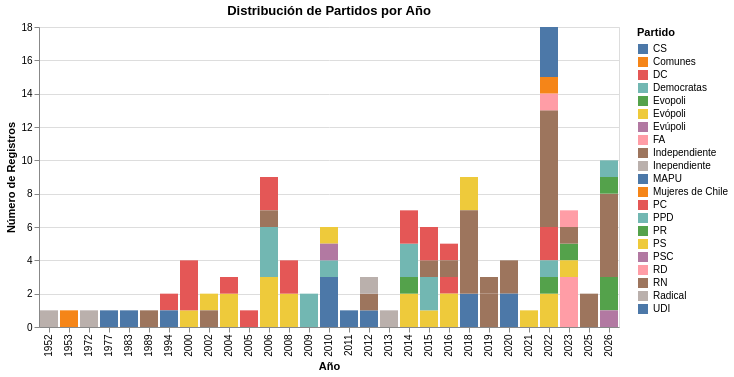

Notebook code cell kept with this figure:
### Code cell
chart = alt.Chart(df).mark_bar().encode(
    x=alt.X("Año:N", title="Año"),
    y=alt.Y("count():Q", title="Número de Registros"),
    color=alt.Color("Partido:N", title="Partido")
).properties(
    title="Distribución de Partidos por Año"
)
chart

### Figure 1 — Vega-Lite specification as saved in the notebook (floating-point values rounded to 4 significant figures)
{"config": {"view": {"continuousWidth": 300, "continuousHeight": 300}}, "data": {"name": "data-9c2cdefcae99881b4cf0d8d368c4b11d"}, "mark": {"type": "bar"}, "encoding": {"color": {"field": "Partido", "title": "Partido", "type": "nominal"}, "x": {"field": "Año", "title": "Año", "type": "nominal"}, "y": {"aggregate": "count", "title": "Número de Registros", "type": "quantitative"}}, "title": "Distribución de Partidos por Año", "$schema": "https://vega.github.io/schema/vega-lite/v5.20.1.json", "datasets": {"data-9c2cdefcae99881b4cf0d8d368c4b11d": [{"Gobierno": "Cabriel Gonzalez Videla", "Año": 1952, "Nombre": "Adriana Olguín de Baltra", "Sexo": "F", "MInisterio": "Justicia ", "Partido": "Radical", "Signo Político": "Centro-Izquierda", "Profesión": "Abogada", "Edad al asumir": 41, "Estado civil ": "Casada", "Maternidad": "Si"}, {"Gobierno": "Carlos Ibañez del Campo", "Año": 1953, "Nombre": "María Teresa del Canto", "Sexo": "F", "MInisterio": "Educación", "Partido": "Mujeres de Chile", "Signo Político": null, "Profesión": "Profesora", "Edad al asumir": 55, "Estado civil ": "Soltera", "Maternidad": "No"}, {"Gobierno": "Salvador Allende", "Año": 1972, "Nombre": "Mireya Baltra", "Sexo": "F", "MInisterio": "Trabajo", "Partido": "Radical", "Signo Político": "Centro-Izquierda", "Profesión": "Periodista", "Edad al asumir": 40, "Estado civil ": "Soltera", "Maternidad": "No"}, {"Gobierno": "Augusto Pinochet", "Año": 1977, "Nombre": "Mónica Madariaga", "Sexo": "F", "MInisterio": "Justicia ", "Partido": "UDI", "Signo Político": "Derecha", "Profesión": "Abogada", "Edad al asumir": 35, "Estado civil ": "Soltera", "Maternidad": "No"}, {"Gobierno": "Augusto Pinochet", "Año": 1983, "Nombre": "Mónica Madariaga", "Sexo": "F", "MInisterio": "Educación", "Partido": "UDI", "Signo Político": "Derecha", "Profesión": "Abogada", "Edad al asumir": 41, "Estado civil ": "Soltera", "Maternidad": "No"}, {"Gobierno": "Augusto Pinochet", "Año": 1989, "Nombre": "Maria Teresa Infante Barros", "Sexo": "F", "MInisterio": "Trabajo", "Partido": "Independiente", "Signo Político": null, "Profesión": "Economista", "Edad al asumir": 38, "Estado civil ": "Casada", "Maternidad": "Si"}, {"Gobierno": "Eduardo Frei Ruiz-Tagle", "Año": 1994, "Nombre": "Soledad Alvear", "Sexo": "F", "MInisterio": "Justicia ", "Partido": "DC", "Signo Político": "Centro-Izquierda", "Profesión": "Abogada", "Edad al asumir": 44, "Estado civil ": "Casada", "Maternidad": "No"}, {"Gobierno": "Eduardo Frei Ruiz-Tagle", "Año": 1994, "Nombre": "Adriana Delpiano", "Sexo": "F", "MInisterio": "Bienes Nacionales", "Partido": "MAPU", "Signo Político": null, "Profesión": "Trabajadora Social", "Edad al asumir": 47, "Estado civil ": "Casada", "Maternidad": "Si"}, {"Gobierno": "Ricardo Lagos", "Año": 2000, "Nombre": "Michelle Bachelet", "Sexo": "F", "MInisterio": "Salud", "Partido": "PS", "Signo Político": "Izquierda", "Profesión": "Médica", "Edad al asumir": 49, "Estado civil ": "Casada", "Maternidad": "Si"}, {"Gobierno": "Ricardo Lagos", "Año": 2000, "Nombre": "Marian Aylwin", "Sexo": "F", "MInisterio": "Educación ", "Partido": "DC", "Signo Político": "Centro-Izquierda", "Profesión": "Abogada", "Edad al asumir": 55, "Estado civil ": "Casada", "Maternidad": "No"}, {"Gobierno": "Ricardo Lagos", "Año": 2000, "Nombre": "Alejandra Krauss", "Sexo": "F", "MInisterio": "Desarrollo Social y Familia", "Partido": "DC", "Signo Político": "Centro-Izquierda", "Profesión": "Abogada", "Edad al asumir": 44, "Estado civil ": "Casada", "Maternidad": "Si"}, {"Gobierno": "Ricardo Lagos", "Año": 2000, "Nombre": "Soledad Alvear", "Sexo": "F", "MInisterio": "Asuntos Exteriores", "Partido": "DC", "Signo Político": "Centro-Izquierda", "Profesión": "Pedagogia en Historia", "Edad al asumir": 51, "Estado civil ": "Casada", "Maternidad": "No"}, {"Gobierno": "Ricardo Lagos", "Año": 2002, "Nombre": "Michelle Bachelet", "Sexo": "F", "MInisterio": "Defensa Nacional", "Partido": "PS", "Signo Político": "Izquierda", "Profesión": "Médica", "Edad al asumir": 51, "Estado civil ": "Casada", "Maternidad": "Si"}, {"Gobierno": "Ricardo Lagos", "Año": 2002, "Nombre": "Cecilia Pérez", "Sexo": "F", "MInisterio": "Desarrollo Social y Familia", "Partido": "RN", "Signo Político": "Derecha", "Profesión": "Trabajadora Social", "Edad al asumir": 36, "Estado civil ": "X", "Maternidad": "X"}, {"Gobierno": "Ricardo Lagos", "Año": 2004, "Nombre": "Sonia Tschrone", "Sexo": "F", "MInisterio": "Vivienda y Urbanismo", "Partido": "PS", "Signo Político": "Izquierda", "Profesión": "Arquitecta", "Edad al asumir": 50, "Estado civil ": "X", "Maternidad": "X"}, {"Gobierno": "Ricardo Lagos", "Año": 2004, "Nombre": "Sonia Tschrone", "Sexo": "F", "MInisterio": "Bienes Nacionales", "Partido": "PS", "Signo Político": "Izquierda", "Profesión": "Arquitecta", "Edad al asumir": 50, "Estado civil ": "X", "Maternidad": "X"}, {"Gobierno": "Ricardo Lagos", "Año": 2004, "Nombre": "Yasna Provoste", "Sexo": "F", "MInisterio": "Desarrollo Social", "Partido": "DC", "Signo Político": "Centro-Izquierda", "Profesión": "Profesora", "Edad al asumir": 35, "Estado civil ": "X", "Maternidad": "X"}, {"Gobierno": "Ricardo Lagos", "Año": 2005, "Nombre": "Marigen Hornkohl", "Sexo": "F", "MInisterio": "Educación ", "Partido": "DC", "Signo Político": "Centro-Izquierda", "Profesión": "Asistente Social", "Edad al asumir": 52, "Estado civil ": "x", "Maternidad": "x"}, {"Gobierno": "Michelle Bachelet", "Año": 2006, "Nombre": "Vivianne Blanlot", "Sexo": "F", "MInisterio": "Defensa", "Partido": "PPD", "Signo Político": "Izquierda", "Profesión": "Economista", "Edad al asumir": 50, "Estado civil ": "X", "Maternidad": "Si"}, {"Gobierno": "Michelle Bachelet", "Año": 2006, "Nombre": "Patricia Poblete", "Sexo": "F", "MInisterio": "Vivienda y Urbanismo", "Partido": "DC", "Signo Político": "Centro-Izquierda", "Profesión": "Economista", "Edad al asumir": 60, "Estado civil ": "Si", "Maternidad": "Si"}, {"Gobierno": "Michelle Bachelet", "Año": 2006, "Nombre": "Clarisa Hardy", "Sexo": "F", "MInisterio": "Desarrollo Social y Familia", "Partido": "PS", "Signo Político": "Izquierda", "Profesión": "Psicóloga", "Edad al asumir": 61, "Estado civil ": "X", "Maternidad": "Si"}, {"Gobierno": "Michelle Bachelet", "Año": 2006, "Nombre": "Karen Poniachik", "Sexo": "F", "MInisterio": "Minería", "Partido": "Independiente", "Signo Político": null, "Profesión": "Periodista", "Edad al asumir": 41, "Estado civil ": "x", "Maternidad": "x"}, {"Gobierno": "Michelle Bachelet", "Año": 2006, "Nombre": "María Soledad Barría", "Sexo": "F", "MInisterio": "Salud", "Partido": "PS", "Signo Político": "Izquierda", "Profesión": "Física", "Edad al asumir": 53, "Estado civil ": "Si", "Maternidad": "Si"}, {"Gobierno": "Michelle Bachelet", "Año": 2006, "Nombre": "Paulina Veloso", "Sexo": "F", "MInisterio": "Secretaria General de la Presidencia", "Partido": "PS", "Signo Político": "Izquierda", "Profesión": "Abogada", "Edad al asumir": 49, "Estado civil ": "x", "Maternidad": "Si"}, {"Gobierno": "Michelle Bachelet", "Año": 2006, "Nombre": "Romy Schmidt", "Sexo": "F", "MInisterio": "Bienes nacionales", "Partido": "PPD", "Signo Político": "Izquierda", "Profesión": "Abogada", "Edad al asumir": 41, "Estado civil ": "X", "Maternidad": "X"}, {"Gobierno": "Michelle Bachelet", "Año": 2006, "Nombre": "Ingrid Antonijevic", "Sexo": "F", "MInisterio": "Economía", "Partido": "PPD", "Signo Político": "Izquierda", "Profesión": "Economista", "Edad al asumir": 54, "Estado civil ": "Soltera", "Maternidad": "Si"}, {"Gobierno": "Michelle Bachelet", "Año": 2006, "Nombre": "Yasna Provoste", "Sexo": "F", "MInisterio": "Educación ", "Partido": "DC", "Signo Político": "Centro-Izquierda", "Profesión": "Profesora", "Edad al asumir": 37, "Estado civil ": "Casada", "Maternidad": "Si"}, {"Gobierno": "Michelle Bachelet", "Año": 2008, "Nombre": "Paula Quintana", "Sexo": "F", "MInisterio": "Desarrollo Social y Familia", "Partido": "PS", "Signo Político": "Izquierda", "Profesión": "Socióga", "Edad al asumir": 52, "Estado civil ": "X", "Maternidad": "X"}, {"Gobierno": "Michelle Bachelet", "Año": 2008, "Nombre": "Marigen Hornkohl", "Sexo": "F", "MInisterio": "Agricultura", "Partido": "DC", "Signo Político": "Centro-Izquierda", "Profesión": "Asistente Social", "Edad al asumir": 55, "Estado civil ": "x", "Maternidad": "x"}, {"Gobierno": "Michelle Bachelet", "Año": 2008, "Nombre": "Mónica Jiménez", "Sexo": "F", "MInisterio": "Educación ", "Partido": "DC", "Signo Político": "Centro-Izquierda", "Profesión": "Asistente Social", "Edad al asumir": 68, "Estado civil ": "Casada", "Maternidad": "Si"}, {"Gobierno": "Michelle Bachelet", "Año": 2008, "Nombre": "Claudia Serrano", "Sexo": "F", "MInisterio": "Trabajo y Bienestar Social", "Partido": "PS", "Signo Político": "Izquierda", "Profesión": "Socióloga", "Edad al asumir": 51, "Estado civil ": "Casada", "Maternidad": "Si"}, {"Gobierno": "Michelle Bachelet", "Año": 2009, "Nombre": "Carolina Tohá", "Sexo": "F", "MInisterio": "Secretaría General del Gobierno", "Partido": "PPD", "Signo Político": "Izquierda", "Profesión": "Cientísta Politica", "Edad al asumir": 44, "Estado civil ": "Casada", "Maternidad": "Si"}, {"Gobierno": "Michelle Bachelet", "Año": 2009, "Nombre": "Pilar Armanet", "Sexo": "F", "MInisterio": "Secretaría General del Gobierno", "Partido": "PPD", "Signo Político": "Izquierda", "Profesión": "Abogada", "Edad al asumir": 59, "Estado civil ": "Casada", "Maternidad": "Si"}, {"Gobierno": "Michelle Bachelet", "Año": 2010, "Nombre": "Jacqueline Weinstein", "Sexo": "F", "MInisterio": "Bienes nacionales", "Partido": "PPD", "Signo Político": "Izquierda", "Profesión": "Economista", "Edad al asumir": 62, "Estado civil ": "Casada", "Maternidad": "Si"}, {"Gobierno": "Sebastian Piñera", "Año": 2010, "Nombre": "Camila Merino", "Sexo": "F", "MInisterio": "Trabajo y Bienestar Social", "Partido": "Evópoli", "Signo Político": "Derecha", "Profesión": "Ingeniero Comercial", "Edad al asumir": 43, "Estado civil ": "Casada", "Maternidad": "Si"}, {"Gobierno": "Sebastian Piñera", "Año": 2010, "Nombre": "Ena von Baer", "Sexo": "F", "MInisterio": "Secretaría General de gobierno", "Partido": "UDI", "Signo Político": "Derecha", "Profesión": "Periodista", "Edad al asumir": 35, "Estado civil ": "Casada", "Maternidad": "SI"}, {"Gobierno": "Sebastian Piñera", "Año": 2010, "Nombre": "Magdalena Matte", "Sexo": "F", "MInisterio": "Vivienda y Urbanismo", "Partido": "UDI", "Signo Político": "Derecha", "Profesión": "Ingeniera Civil", "Edad al asumir": 60, "Estado civil ": "Casada", "Maternidad": "Si"}, {"Gobierno": "Sebastian Piñera", "Año": 2010, "Nombre": "Catalina Parot", "Sexo": "F", "MInisterio": "Bienes nacionales ", "Partido": "Evúpoli", "Signo Político": "Derecha", "Profesión": "Abogada", "Edad al asumir": 54, "Estado civil ": "Casada ", "Maternidad": "Si"}, {"Gobierno": "Sebastian Piñera", "Año": 2010, "Nombre": "María Ignacia Benítez", "Sexo": "F", "MInisterio": "Medio Ambiente ", "Partido": "UDI", "Signo Político": "Derecha", "Profesión": "Ingeniera Civil", "Edad al asumir": 52, "Estado civil ": "Casada", "Maternidad": "Si"}, {"Gobierno": "Sebastian Piñera", "Año": 2011, "Nombre": "Evelyn Matthei", "Sexo": "F", "MInisterio": "Trabajo", "Partido": "UDI", "Signo Político": "Derecha", "Profesión": "Economista", "Edad al asumir": 58, "Estado civil ": "Casada", "Maternidad": "Si"}, {"Gobierno": "Sebastian Piñera", "Año": 2012, "Nombre": "Loreto Silva", "Sexo": "F", "MInisterio": "Obras Públicas", "Partido": "UDI", "Signo Político": "Derecha", "Profesión": "Abogada", "Edad al asumir": 48, "Estado civil ": "X", "Maternidad": "X"}, {"Gobierno": "Sebastian Piñera", "Año": 2012, "Nombre": "Cecilia Pérez", "Sexo": "F", "MInisterio": "Secretaria General de Gobierno", "Partido": "RN", "Signo Político": "Derecha", "Profesión": "Abogada", "Edad al asumir": 38, "Estado civil ": "Casada", "Maternidad": "Si"}, {"Gobierno": "Sebastian Piñera", "Año": 2012, "Nombre": "Patricia Pérez", "Sexo": "F", "MInisterio": "Justicia y Derechos Humanos", "Partido": "Inependiente", "Signo Político": null, "Profesión": "Abogada", "Edad al asumir": 38, "Estado civil ": "Casada", "Maternidad": "Si"}, {"Gobierno": "Sebastian Piñera", "Año": 2013, "Nombre": "Carolina Schmidt", "Sexo": "F", "MInisterio": "Educación ", "Partido": "Inependiente", "Signo Político": null, "Profesión": "Ingeniera Comercial", "Edad al asumir": 46, "Estado civil ": "x", "Maternidad": "x"}, {"Gobierno": "Michelle Bachelet", "Año": 2014, "Nombre": "Helia Molina", "Sexo": "F", "MInisterio": "Salud", "Partido": "PPD", "Signo Político": "Izquierda ", "Profesión": "Médica", "Edad al asumir": 67, "Estado civil ": "x", "Maternidad": "x"}, {"Gobierno": "Michelle Bachelet", "Año": 2014, "Nombre": "Paulina Saball", "Sexo": "F", "MInisterio": "Vivienda y Urbanismo", "Partido": "PPD", "Signo Político": "Izquierda ", "Profesión": "Trabajadora social", "Edad al asumir": 62, "Estado civil ": "x", "Maternidad": "x"}, {"Gobierno": "Michelle Bachelet", "Año": 2014, "Nombre": "Ximena Rincón", "Sexo": "F", "MInisterio": "Secretaría General de la Presidencia", "Partido": "DC", "Signo Político": "Centro-Izquierda", "Profesión": "Abogada", "Edad al asumir": 46, "Estado civil ": "Soltera", "Maternidad": "Si"}, {"Gobierno": "Michelle Bachelet", "Año": 2014, "Nombre": "Fernanda Villegas", "Sexo": "F", "MInisterio": "Desarrollo Social y Familia", "Partido": "PS", "Signo Político": "Izquierda ", "Profesión": "Teóloga", "Edad al asumir": 51, "Estado civil ": "Casada", "Maternidad": "No"}, {"Gobierno": "Michelle Bachelet", "Año": 2014, "Nombre": "Javiera Blanco", "Sexo": "F", "MInisterio": "Trabajo y Bienestar Social", "Partido": "DC", "Signo Político": "Centro-Izquierda", "Profesión": "Abogada", "Edad al asumir": 42, "Estado civil ": "X", "Maternidad": "X"}, {"Gobierno": "Michelle Bachelet", "Año": 2014, "Nombre": "Aurora Williams", "Sexo": "F", "MInisterio": "Minería", "Partido": "PR", "Signo Político": "Izquierda", "Profesión": "Ingeniera Comercial", "Edad al asumir": 52, "Estado civil ": "X", "Maternidad": "X"}, {"Gobierno": "Michelle Bachelet", "Año": 2014, "Nombre": "Natalia Riffo", "Sexo": "F", "MInisterio": "Deporte", "Partido": "PS", "Signo Político": "Izquierda", "Profesión": "Psicóloga", "Edad al asumir": 43, "Estado civil ": "Casada", "Maternidad": "Si"}, {"Gobierno": "Michelle Bachelet", "Año": 2015, "Nombre": "Carmen Castillo", "Sexo": "F", "MInisterio": "Salud", "Partido": "Independiente", "Signo Político": null, "Profesión": "Médica", "Edad al asumir": 61, "Estado civil ": "X", "Maternidad": "X"}, {"Gobierno": "Michelle Bachelet", "Año": 2015, "Nombre": "Javiera Blanco", "Sexo": "F", "MInisterio": "Ministerio de Justicia y Derechos Humanos", "Partido": "DC", "Signo Político": "Centro-Izquierda", "Profesión": "Abogada", "Edad al asumir": 43, "Estado civil ": "x", "Maternidad": "x"}, {"Gobierno": "Michelle Bachelet", "Año": 2015, "Nombre": "Ximena Rincon", "Sexo": "F", "MInisterio": "Trabajo y Bienestar Social", "Partido": "DC", "Signo Político": "Centro-Izquierda", "Profesión": "Abogada", "Edad al asumir": 47, "Estado civil ": "Soltera", "Maternidad": "Si"}, {"Gobierno": "Michelle Bachelet", "Año": 2015, "Nombre": "Patricia Silva", "Sexo": "F", "MInisterio": "Secretaría General de la Presidencia", "Partido": "PS", "Signo Político": "Izquierda", "Profesión": "Abogada", "Edad al asumir": 51, "Estado civil ": "X", "Maternidad": "X"}, {"Gobierno": "Michelle Bachelet", "Año": 2015, "Nombre": "Adriana Delpiano", "Sexo": "F", "MInisterio": "Educación ", "Partido": "PPD", "Signo Político": "Izquierda", "Profesión": "Asistente Social", "Edad al asumir": 68, "Estado civil ": "Casada", "Maternidad": "Si"}, {"Gobierno": "Michelle Bachelet", "Año": 2016, "Nombre": "Claudia Pascual", "Sexo": "F", "MInisterio": "Mujer y la Igualdad de Género", "Partido": "PC", "Signo Político": "Izquierda", "Profesión": "Antropóloga", "Edad al asumir": 44, "Estado civil ": "x", "Maternidad": "x"}, {"Gobierno": "Michelle Bachelet", "Año": 2016, "Nombre": "Nivia Palma", "Sexo": "F", "MInisterio": "Bienes Nacionales", "Partido": "PS", "Signo Político": "Izquierda", "Profesión": "Economista", "Edad al asumir": 57, "Estado civil ": "Casada", "Maternidad": "x"}, {"Gobierno": "Michelle Bachelet", "Año": 2016, "Nombre": "Alejandra Krauss", "Sexo": "F", "MInisterio": "Trabajo y Bienestar Social", "Partido": "DC", "Signo Político": "Centro-Izquierda", "Profesión": "Abogada", "Edad al asumir": 60, "Estado civil ": "X", "Maternidad": "X"}, {"Gobierno": "Michelle Bachelet", "Año": 2016, "Nombre": "Paula Narváez ", "Sexo": "F", "MInisterio": "Secretaria General de gobierno", "Partido": "PS", "Signo Político": "Izquierda", "Profesión": "Psicóloga", "Edad al asumir": 44, "Estado civil ": "X", "Maternidad": "X"}, {"Gobierno": "Michelle Bachelet", "Año": 2016, "Nombre": "Paola Tapia", "Sexo": "F", "MInisterio": "Transportes y Telecomunicaciones ", "Partido": "Independiente", "Signo Político": null, "Profesión": "Abogada", "Edad al asumir": 41, "Estado civil ": "x", "Maternidad": "x"}, {"Gobierno": "Sebastian Piñera", "Año": 2018, "Nombre": "Isabel Plá", "Sexo": "F", "MInisterio": "Mujer", "Partido": "UDI", "Signo Político": "Derecha", "Profesión": "Relaciones Públicas", "Edad al asumir": 54, "Estado civil ": "Casada", "Maternidad": "x"}, {"Gobierno": "Sebastian Piñera", "Año": 2018, "Nombre": "Gloria Hutt", "Sexo": "F", "MInisterio": "Transportes y Telecomunicaciones ", "Partido": "Evópoli", "Signo Político": "Derecha", "Profesión": "Política", "Edad al asumir": 63, "Estado civil ": "Casada", "Maternidad": "Si"}, {"Gobierno": "Sebastian Piñera", "Año": 2018, "Nombre": "Marcela Cubillos", "Sexo": "F", "MInisterio": "Medio Ambiente ", "Partido": "UDI", "Signo Político": "Derecha", "Profesión": "Abogada", "Edad al asumir": 51, "Estado civil ": "Casada", "Maternidad": "Si"}, {"Gobierno": "Sebastian Piñera", "Año": 2018, "Nombre": "Susana Jiménez", "Sexo": "F", "MInisterio": "Energía", "Partido": "Independiente", "Signo Político": null, "Profesión": "Abogada", "Edad al asumir": 49, "Estado civil ": "x", "Maternidad": "x"}, {"Gobierno": "Sebastian Piñera", "Año": 2018, "Nombre": "Alejandra Pérez", "Sexo": "F", "MInisterio": "Culturas, Artes y Patrimonio", "Partido": "Independiente", "Signo Político": null, "Profesión": "Periodista", "Edad al asumir": 55, "Estado civil ": "Casada", "Maternidad": "Si"}, {"Gobierno": "Sebastian Piñera", "Año": 2018, "Nombre": "Cecilia Pérez", "Sexo": "F", "MInisterio": "Secretaría General de Gobierno", "Partido": "RN", "Signo Político": "Derecha", "Profesión": "Abogada", "Edad al asumir": 44, "Estado civil ": "Casada", "Maternidad": "Si"}, {"Gobierno": "Sebastian Piñera", "Año": 2018, "Nombre": "Carolina Schmidt", "Sexo": "F", "MInisterio": "Medio Ambiente ", "Partido": "Independiente", "Signo Político": null, "Profesión": "Ingeniera Comercial", "Edad al asumir": 51, "Estado civil ": "x", "Maternidad": "x"}, {"Gobierno": "Sebastian Piñera", "Año": 2018, "Nombre": "Consuelo Valdés", "Sexo": "F", "MInisterio": "Culturas, Artes y Patrimonio", "Partido": "Independiente", "Signo Político": null, "Profesión": "Arqueóloga", "Edad al asumir": 70, "Estado civil ": "x", "Maternidad": "x"}, {"Gobierno": "Sebastian Piñera", "Año": 2018, "Nombre": "Pauline Kantor", "Sexo": "F", "MInisterio": "Deporte", "Partido": "Evópoli", "Signo Político": "Centro-Derecha", "Profesión": "Periodista", "Edad al asumir": 54, "Estado civil ": "Casada", "Maternidad": "Si"}, {"Gobierno": "Sebastian Piñera", "Año": 2019, "Nombre": "Karla Rubilar", "Sexo": "F", "MInisterio": "Secretaría General de Gobierno", "Partido": "RN", "Signo Político": "Derecha", "Profesión": "Física", "Edad al asumir": 42, "Estado civil ": "Casada", "Maternidad": "Si"}, {"Gobierno": "Sebastian Piñera", "Año": 2019, "Nombre": "María José Zaldívar", "Sexo": "F", "MInisterio": "Trabajo", "Partido": "Independiente", "Signo Político": null, "Profesión": "Abogada", "Edad al asumir": 44, "Estado civil ": "x", "Maternidad": "x"}, {"Gobierno": "Sebastian Piñera", "Año": 2019, "Nombre": "Cecilia Pérez", "Sexo": "F", "MInisterio": "Deporte", "Partido": "RN", "Signo Político": "Derecha", "Profesión": "Abogada", "Edad al asumir": 45, "Estado civil ": "Casada", "Maternidad": "Si"}, {"Gobierno": "Sebastian Piñera", "Año": 2020, "Nombre": "Carolina Cuevas Merino", "Sexo": "F", "MInisterio": "Mujer y la Igualdad de Género", "Partido": "RN", "Signo Político": "Derecha", "Profesión": "Ingeniera Comercial", "Edad al asumir": 54, "Estado civil ": "X", "Maternidad": "X"}, {"Gobierno": "Sebastian Piñera", "Año": 2020, "Nombre": "Macarena Santelices", "Sexo": "F", "MInisterio": "Mujer y la Igualdad de Género", "Partido": "UDI", "Signo Político": "Derecha", "Profesión": "Periodista", "Edad al asumir": 47, "Estado civil ": "Casada", "Maternidad": "Si"}, {"Gobierno": "Sebastian Piñera", "Año": 2020, "Nombre": "Monica Zalaquett", "Sexo": "F", "MInisterio": "Mujer y la Igualdad de Género", "Partido": "UDI", "Signo Político": "Derecha", "Profesión": "Periodista", "Edad al asumir": 58, "Estado civil ": "x", "Maternidad": "x"}, {"Gobierno": "Sebastian Piñera", "Año": 2020, "Nombre": "Karla Rubilar", "Sexo": "F", "MInisterio": "Desarrollo Social y Familia", "Partido": "RN", "Signo Político": "Derecha", "Profesión": "Médica", "Edad al asumir": 43, "Estado civil ": "Casada", "Maternidad": "Si"}, {"Gobierno": "Sebastian Piñera", "Año": 2021, "Nombre": "María Emilia Undurraga", "Sexo": "F", "MInisterio": "Agricultura", "Partido": "Evópoli", "Signo Político": "Derecha", "Profesión": "Socióloga ", "Edad al asumir": 46, "Estado civil ": "Casada", "Maternidad": "Si"}, {"Gobierno": "Sebastian Piñera", "Año": 2022, "Nombre": "Carolina Valdivia", "Sexo": "F", "MInisterio": "Asuntos Exteriores", "Partido": "Independiente", "Signo Político": null, "Profesión": "Abogada", "Edad al asumir": 44, "Estado civil ": "x", "Maternidad": "Si"}, {"Gobierno": "Gabriel Boric", "Año": 2022, "Nombre": "Izkia Siches", "Sexo": "F", "MInisterio": "Interior", "Partido": "Independiente", "Signo Político": null, "Profesión": "Médica", "Edad al asumir": 36, "Estado civil ": "Casada", "Maternidad": "Si"}, {"Gobierno": "Gabriel Boric", "Año": 2022, "Nombre": "Antonia Orellana", "Sexo": "F", "MInisterio": "Mujer", "Partido": "CS", "Signo Político": "Izquierda", "Profesión": "Periodista", "Edad al asumir": 33, "Estado civil ": "X", "Maternidad": "X"}, {"Gobierno": "Gabriel Boric", "Año": 2022, "Nombre": "Camila Vallejo", "Sexo": "F", "MInisterio": "Secretaria General de Gobierno", "Partido": "PC", "Signo Político": "Izquierda", "Profesión": "Socióloga", "Edad al asumir": 34, "Estado civil ": "Casada", "Maternidad": "Si"}, {"Gobierno": "Gabriel Boric", "Año": 2022, "Nombre": "Maya Fernández", "Sexo": "F", "MInisterio": "Defensa", "Partido": "PS", "Signo Político": "Izquierda", "Profesión": "Bióloga", "Edad al asumir": 51, "Estado civil ": "x", "Maternidad": "x"}, {"Gobierno": "Gabriel Boric", "Año": 2022, "Nombre": "Alexandra Benado", "Sexo": "F", "MInisterio": "Deportes", "Partido": "Independiente", "Signo Político": null, "Profesión": "Futbolista", "Edad al asumir": 46, "Estado civil ": "x", "Maternidad": "x"}, {"Gobierno": "Gabriel Boric", "Año": 2022, "Nombre": "María Begoña Yarza", "Sexo": "F", "MInisterio": "Salud", "Partido": "Independiente", "Signo Político": null, "Profesión": "Medico", "Edad al asumir": 58, "Estado civil ": "X", "Maternidad": "X"}, {"Gobierno": "Gabriel Boric", "Año": 2022, "Nombre": "Marcela Ríos", "Sexo": "F", "MInisterio": "Justicia y Derechos Humanos", "Partido": "CS", "Signo Político": "Izquierda", "Profesión": "Socióloga", "Edad al asumir": 56, "Estado civil ": "x", "Maternidad": "x"}, {"Gobierno": "Gabriel Boric", "Año": 2022, "Nombre": "Antonia Urrejola ", "Sexo": "F", "MInisterio": "Asuntos Exteriores", "Partido": "Independiente", "Signo Político": null, "Profesión": "Abogada", "Edad al asumir": 54, "Estado civil ": "x", "Maternidad": "x"}, {"Gobierno": "Gabriel Boric", "Año": 2022, "Nombre": "Jeanette Jara", "Sexo": "F", "MInisterio": "Desarrollo Social y Familia", "Partido": "PC", "Signo Político": "Izquierda", "Profesión": "Abogada", "Edad al asumir": 48, "Estado civil ": "Soltera", "Maternidad": "Si"}, {"Gobierno": "Gabriel Boric", "Año": 2022, "Nombre": "Javiera Toro", "Sexo": "F", "MInisterio": "Bienes Nacionales", "Partido": "Comunes", "Signo Político": "Izquierda", "Profesión": "Abogada", "Edad al asumir": 35, "Estado civil ": "x", "Maternidad": "x"}, {"Gobierno": "Gabriel Boric", "Año": 2022, "Nombre": "Julieta Brodsky", "Sexo": "F", "MInisterio": "Cultura", "Partido": "CS", "Signo Político": "Izquierda", "Profesión": "Antropóloga", "Edad al asumir": 39, "Estado civil ": "x", "Maternidad": "x"}, {"Gobierno": "Gabriel Boric", "Año": 2022, "Nombre": "Marcela Hernando", "Sexo": "F", "MInisterio": "Mineria", "Partido": "PR", "Signo Político": "Derecha", "Profesión": "Medico", "Edad al asumir": 62, "Estado civil ": "x", "Maternidad": "x"}, {"Gobierno": "Gabriel Boric", "Año": 2022, "Nombre": "Maisa Rojas", "Sexo": "F", "MInisterio": "Medio Ambiente ", "Partido": "FA", "Signo Político": "Izquierda", "Profesión": "Científica", "Edad al asumir": 50, "Estado civil ": "x", "Maternidad": "x"}, {"Gobierno": "Gabriel Boric", "Año": 2022, "Nombre": "Ximena Aguilera", "Sexo": "F", "MInisterio": "Salud", "Partido": "Independiente", "Signo Político": "IZquierda", "Profesión": "Medico", "Edad al asumir": 58, "Estado civil ": "x", "Maternidad": "x"}, {"Gobierno": "Gabriel Boric", "Año": 2022, "Nombre": "Carolina Tohá", "Sexo": "F", "MInisterio": "Interior", "Partido": "PPD", "Signo Político": "Izquierda", "Profesión": "X", "Edad al asumir": 57, "Estado civil ": "Casada", "Maternidad": "x"}, {"Gobierno": "Gabriel Boric", "Año": 2022, "Nombre": "Ana Lya Uriarte", "Sexo": "F", "MInisterio": "Secretaría General de la Presidencia ", "Partido": "PS", "Signo Político": "Izquierda", "Profesión": "Abogada", "Edad al asumir": 60, "Estado civil ": "x", "Maternidad": "Si"}, {"Gobierno": "Gabriel Boric", "Año": 2022, "Nombre": "Silvia Díaz", "Sexo": "F", "MInisterio": "Ciencia", "Partido": "Independiente", "Signo Político": "Izquierda", "Profesión": "Científica", "Edad al asumir": 35, "Estado civil ": null, "Maternidad": null}, {"Gobierno": "Gabriel Boric", "Año": 2023, "Nombre": "Aisén Etcheverry", "Sexo": "F", "MInisterio": "Ciencia ", "Partido": "RD", "Signo Político": "Izquierda", "Profesión": "Abogada", "Edad al asumir": 43, "Estado civil ": "x", "Maternidad": "x"}, {"Gobierno": "Gabriel Boric", "Año": 2023, "Nombre": "Paula Poblete", "Sexo": "F", "MInisterio": "Desarrollo Social y Familia", "Partido": "RD", "Signo Político": "Izquierda", "Profesión": "Economista", "Edad al asumir": 44, "Estado civil ": "x", "Maternidad": "x"}, {"Gobierno": "Gabriel Boric", "Año": 2023, "Nombre": "Marcela Sandoval", "Sexo": "F", "MInisterio": "Bienes Nacionales", "Partido": "RD", "Signo Político": "Izquierda", "Profesión": "Periodista", "Edad al asumir": 49, "Estado civil ": "x", "Maternidad": "x"}, {"Gobierno": "Gabriel Boric", "Año": 2023, "Nombre": "Aurora Williams", "Sexo": "F", "MInisterio": "Minería", "Partido": "PR", "Signo Político": "Izquierda", "Profesión": "Ingeniera Comercial", "Edad al asumir": 61, "Estado civil ": "x", "Maternidad": "x"}, {"Gobierno": "Gabriel Boric", "Año": 2023, "Nombre": "Carolina Arredondo", "Sexo": "F", "MInisterio": "Cultura", "Partido": "Independiente", "Signo Político": "Izquierda", "Profesión": "Actriz", "Edad al asumir": 36, "Estado civil ": "x", "Maternidad": "Si"}, {"Gobierno": "Gabriel Boric", "Año": 2023, "Nombre": "Javiera Toro", "Sexo": "F", "MInisterio": "Desarrollo social", "Partido": "FA", "Signo Político": "Izquierda", "Profesión": "Abogada", "Edad al asumir": 35, "Estado civil ": "x", "Maternidad": "x"}, {"Gobierno": "Gabriel Boric", "Año": 2023, "Nombre": "Jessica Lopez", "Sexo": "F", "MInisterio": "Obras Públicas", "Partido": "PS", "Signo Político": "Izquierda", "Profesión": "Ingeniera Comercial", "Edad al asumir": 66, "Estado civil ": "x", "Maternidad": "x"}, {"Gobierno": "Gabriel Boric", "Año": 2025, "Nombre": "Macarena Lobos", "Sexo": "F", "MInisterio": "Secretaria general de la presidencia", "Partido": "Independiente", "Signo Político": "Izquierda", "Profesión": "Abogada", "Edad al asumir": 53, "Estado civil ": "x", "Maternidad": "x"}, {"Gobierno": "Gabriel Boric", "Año": 2015, "Nombre": "Adriana Delpiano", "Sexo": "F", "MInisterio": "Defensa Nacional", "Partido": "PPD", "Signo Político": "Izquierda", "Profesión": "Asistente Social", "Edad al asumir": 78, "Estado civil ": "Casada", "Maternidad": "Si"}, {"Gobierno": "Gabriel Boric", "Año": 2025, "Nombre": "Ignacia Fernandez", "Sexo": "F", "MInisterio": "Agricultura", "Partido": "Independiente", "Signo Político": "Izquierda", "Profesión": "Socióloga", "Edad al asumir": 52, "Estado civil ": "x", "Maternidad": "x"}, {"Gobierno": "Jose Antonio Kast", "Año": 2026, "Nombre": "Mara Sedini", "Sexo": "F", "MInisterio": "Secretaria General de Gobierno", "Partido": "PR", "Signo Político": "Derecha", "Profesión": "Actriz", "Edad al asumir": 41, "Estado civil ": "x", "Maternidad": "x"}, {"Gobierno": "Jose Antonio Kast", "Año": 2026, "Nombre": "Trinidad Steinert", "Sexo": "F", "MInisterio": "Seguridad", "Partido": "Independiente", "Signo Político": "Derecha", "Profesión": "Abogada", "Edad al asumir": 55, "Estado civil ": "x", "Maternidad": "x"}, {"Gobierno": "Jose Antonio Kast", "Año": 2026, "Nombre": "María Paz Arzola", "Sexo": "F", "MInisterio": "Educación ", "Partido": "Independiente", "Signo Político": "Derecha", "Profesión": "Economista", "Edad al asumir": 39, "Estado civil ": "x", "Maternidad": "x"}, {"Gobierno": "Jose Antonio Kast", "Año": 2026, "Nombre": "May Chomalí", "Sexo": "F", "MInisterio": "Salud", "Partido": "Independiente", "Signo Político": "Derecha", "Profesión": "Medico", "Edad al asumir": 67, "Estado civil ": "x", "Maternidad": "x"}, {"Gobierno": "Jose Antonio Kast", "Año": 2026, "Nombre": "Judith Marín Morales", "Sexo": "F", "MInisterio": "Mujer", "Partido": "PSC", "Signo Político": "Derecha", "Profesión": "Profesora", "Edad al asumir": 30, "Estado civil ": "x", "Maternidad": "x"}, {"Gobierno": "Jose Antonio Kast", "Año": 2026, "Nombre": "Natalia Ducó ", "Sexo": "F", "MInisterio": "Deporte", "Partido": "Independiente", "Signo Político": "Derecha", "Profesión": "Deportista", "Edad al asumir": 37, "Estado civil ": "x", "Maternidad": "x"}, {"Gobierno": "Jose Antonio Kast", "Año": 2026, "Nombre": "Ximena Rincón ", "Sexo": "F", "MInisterio": "Energía", "Partido": "Democratas", "Signo Político": "Derecha", "Profesión": "Abogada", "Edad al asumir": 58, "Estado civil ": "Casada", "Maternidad": "Si"}, {"Gobierno": "Jose Antonio Kast", "Año": 2026, "Nombre": "Catalina Parot", "Sexo": "F", "MInisterio": "Bienes Nacionales", "Partido": "Evopoli", "Signo Político": "Derecha", "Profesión": "Enfermera", "Edad al asumir": 70, "Estado civil ": "Casada", "Maternidad": "Si"}, {"Gobierno": "Jose Antonio Kast", "Año": 2026, "Nombre": "Ximena Lincolao", "Sexo": "F", "MInisterio": "Ciencia ", "Partido": "Independiente", "Signo Político": "Derecha", "Profesión": "Profesora", "Edad al asumir": 58, "Estado civil ": "x", "Maternidad": "x"}, {"Gobierno": "Jose Antonio Kast", "Año": 2026, "Nombre": "María Jesús Wulf.", "Sexo": "F", "MInisterio": "Desarrollo social", "Partido": "PR", "Signo Político": "Derecha", "Profesión": "Sociologa", "Edad al asumir": 36, "Estado civil ": "x", "Maternidad": "x"}]}}
